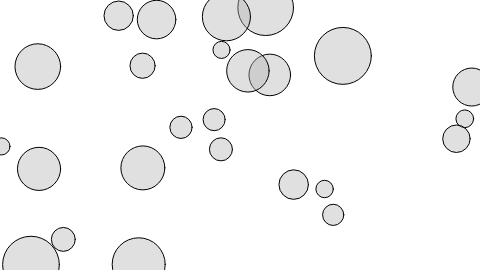
Frame 1 (no input)
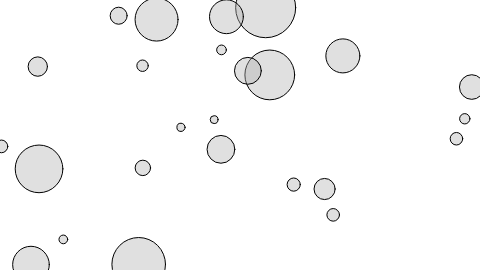
Frame 60 (no input)
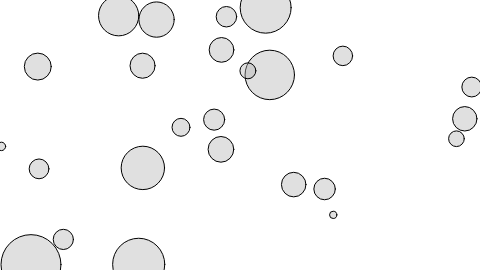
Frame 120 (the mouse pressed at the canvas centre since frame 60)

The p5.js sketch that drew these frames (run headless with seeded random() and noise() and a simulated clock; from frame 60 on, the mouse is pressed at the canvas centre):

// p5.js sketch
// ── sketch.js
// Learning Processing
// Daniel Shiffman
// http://www.learningprocessing.com

// Exercise 13-7:  Use the sine function to create a "breathing" shape, that is, one whose size oscillates.  

// An array of objects
var breathers = [];

function setup() {   
  createCanvas(480, 270);  
  // Initialize 25 objects
  for (var i = 0; i < 25; i++) {
    breathers[i] = new Breather();
  }
}   

function draw() {   
  background(255);  
  // Run all objects
  for (var i = 0; i < breathers.length; i++) {
    breathers[i].breath();
    breathers[i].display();
  }
}   



// ── breather.js
// Learning Processing
// Daniel Shiffman
// http://www.learningprocessing.com

// Exercise 13-7:  Use the sine function to create a  "breathing" shape, that is, one whose size oscillates.  


function Breather() { 
  // Initialize variables randomly
  // Location and size
  this.x = random(width);
  this.y = random(height);  
  this.rad = random(6, 24);
  // Angle for oscillation
  this.theta = random(PI);  
  this.dtheta = random(0.01, 0.1);

  // Increment theta
  this.breath = function() {
    this.theta += this.dtheta;
  }   

  this.display = function() { 
    // Map size based on sine function  
    var r = this.rad + this.rad * (sin(this.theta) + 1);
    // Display circle
    fill(175, 100);
    stroke(0);
    ellipse(this.x, this.y, r, r);
  }
}   
